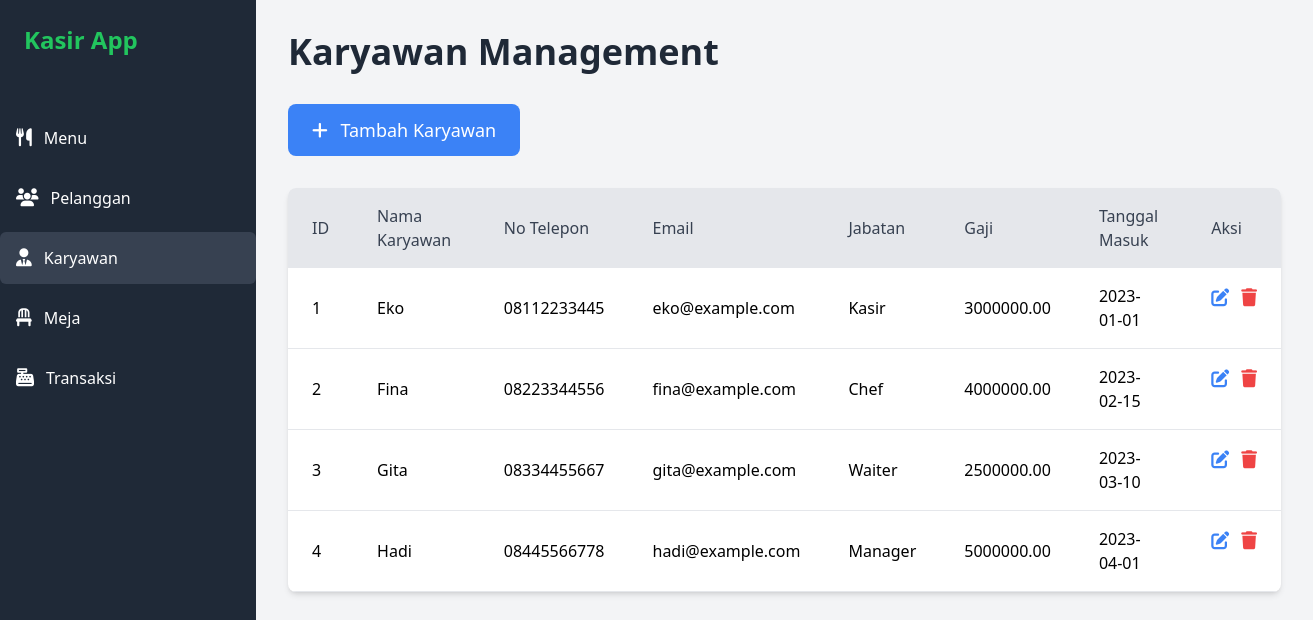
Screenshot of /karyawan/karyawan.php with the database file from the repository.
### tables this page shows
CREATE TABLE karyawan (
    id_karyawan INT AUTO_INCREMENT PRIMARY KEY,
    nama_karyawan VARCHAR(100) NOT NULL,
    no_telepon VARCHAR(15),
    email VARCHAR(100),
    jabatan ENUM('Kasir', 'Chef', 'Waiter', 'Manager') NOT NULL,
    gaji DECIMAL(10,2) NOT NULL,
    tanggal_masuk DATE NOT NULL
);

### karyawan/karyawan.php (the view, shortened to what this page needs)
<?php
include '../includes/db.php';
$sql = "SELECT * FROM karyawan";
$result = $conn->query($sql);
?>
<!DOCTYPE html>
<html lang="en">
<head>
    <link rel="stylesheet" href="https://cdnjs.cloudflare.com/ajax/libs/font-awesome/6.5.1/css/all.min.css">
    <script src="https://cdn.tailwindcss.com"></script>
</head>
<body class="flex bg-gray-100 font-sans">
    <div class="w-64 bg-gray-800 text-white min-h-screen fixed top-0 left-0">
        <div class="p-6">
            <h1 class="text-2xl font-bold text-green-500">Kasir App</h1>
        </div>
        <ul class="mt-8 space-y-2">
            <li class="px-4 py-3 hover:bg-gray-700 cursor-pointer flex items-center gap-3 rounded-md">
                <i class="fas fa-utensils text-lg"></i>
                <a href="../menu/menu.php" class="block flex-grow">Menu</a>
            </li>
            <li class="px-4 py-3 hover:bg-gray-700 cursor-pointer flex items-center gap-3 rounded-md">
                <i class="fas fa-users text-lg"></i>
                <a href="../pelanggan/pelanggan.php" class="block flex-grow">Pelanggan</a>
            </li>
            <li class="px-4 py-3 hover:bg-gray-700 cursor-pointer flex items-center gap-3 bg-gray-700 rounded-md">
                <i class="fas fa-user-tie text-lg"></i>
                <a href="../karyawan/karyawan.php" class="block flex-grow">Karyawan</a>
            </li>
            <li class="px-4 py-3 hover:bg-gray-700 cursor-pointer flex items-center gap-3 rounded-md">
                <i class="fas fa-chair text-lg"></i>
                <a href="../meja/meja.php" class="block flex-grow">Meja</a>
            </li>
            <li class="px-4 py-3 hover:bg-gray-700 cursor-pointer flex items-center gap-3 rounded-md">
                <i class="fas fa-cash-register text-lg"></i>
                <a href="../transaksi/transaksi.php" class="block flex-grow">Transaksi</a>
            </li>
        </ul>
    </div>
    <div class="ml-64 p-8">
        <h1 class="text-4xl font-bold text-gray-800 mb-8">Karyawan Management</h1>
        <a href="create.php"
            class="bg-blue-500 text-white px-6 py-3 rounded-lg hover:bg-blue-600 transition duration-300 text-lg inline-block mb-8">
            <i class="fas fa-plus mr-2"></i>
            <span>Tambah Karyawan</span>
        </a>
        <div class="bg-white shadow-md rounded-lg overflow-x-auto">
            <table class="w-full text-left border-collapse max-w-screen-xl mx-auto">
                <thead class="bg-gray-200">
                    <tr>
                        <th class="px-6 py-4 font-medium text-gray-700">ID</th>
                        <th class="px-6 py-4 font-medium text-gray-700">Nama Karyawan</th>
                        <th class="px-6 py-4 font-medium text-gray-700">No Telepon</th>
                        <th class="px-6 py-4 font-medium text-gray-700">Email</th>
                        <th class="px-6 py-4 font-medium text-gray-700">Jabatan</th>
                        <th class="px-6 py-4 font-medium text-gray-700">Gaji</th>
                        <th class="px-6 py-4 font-medium text-gray-700">Tanggal Masuk</th>
                        <th class="px-6 py-4 font-medium text-gray-700">Aksi</th>
                    </tr>
                </thead>
                <tbody>
                    <?php while ($row = $result->fetch_assoc()): ?>
                        <tr class="border-b hover:bg-gray-50 transition duration-300">
                            <td class="px-6 py-4"><?php echo htmlspecialchars($row['id_karyawan']); ?></td>
                            <td class="px-6 py-4"><?php echo htmlspecialchars($row['nama_karyawan']); ?></td>
                            <td class="px-6 py-4"><?php echo htmlspecialchars($row['no_telepon']); ?></td>
                            <td class="px-6 py-4"><?php echo htmlspecialchars($row['email']); ?></td>
                            <td class="px-6 py-4"><?php echo htmlspecialchars($row['jabatan']); ?></td>
                            <td class="px-6 py-4"><?php echo htmlspecialchars($row['gaji']); ?></td>
                            <td class="px-6 py-4"><?php echo htmlspecialchars($row['tanggal_masuk']); ?></td>
                            <td class="px-6 py-4 flex items-center justify-center gap-3">
                                <a href="edit.php?id=<?php echo $row['id_karyawan']; ?>"
                                    class="text-blue-500 hover:text-blue-700" title="Edit">
                                    <i class="fas fa-edit text-lg"></i>
                                </a>
                                <a href="delete.php?id=<?php echo $row['id_karyawan']; ?>"
                                    onclick="return confirm('Apakah Anda yakin ingin menghapus karyawan ini?')"
                                    class="text-red-500 hover:text-red-700" title="Hapus">
                                    <i class="fas fa-trash text-lg"></i>
                                </a>
                            </td>
                        </tr>
                    <?php endwhile; ?>
                </tbody>
            </table>
        </div>
    </div>
</body>
</html>

### rows the page displays
karyawan: id_karyawan "1", nama_karyawan "Eko", no_telepon "08112233445", email "eko@example.com", jabatan "Kasir", gaji "3000000.00", tanggal_masuk "2023-01-01"
karyawan: id_karyawan "2", nama_karyawan "Fina", no_telepon "08223344556", email "fina@example.com", jabatan "Chef", gaji "4000000.00", tanggal_masuk "2023-02-15"
karyawan: id_karyawan "3", nama_karyawan "Gita", no_telepon "08334455667", email "gita@example.com", jabatan "Waiter", gaji "2500000.00", tanggal_masuk "2023-03-10"
karyawan: id_karyawan "4", nama_karyawan "Hadi", no_telepon "08445566778", email "hadi@example.com", jabatan "Manager", gaji "5000000.00", tanggal_masuk "2023-04-01"
